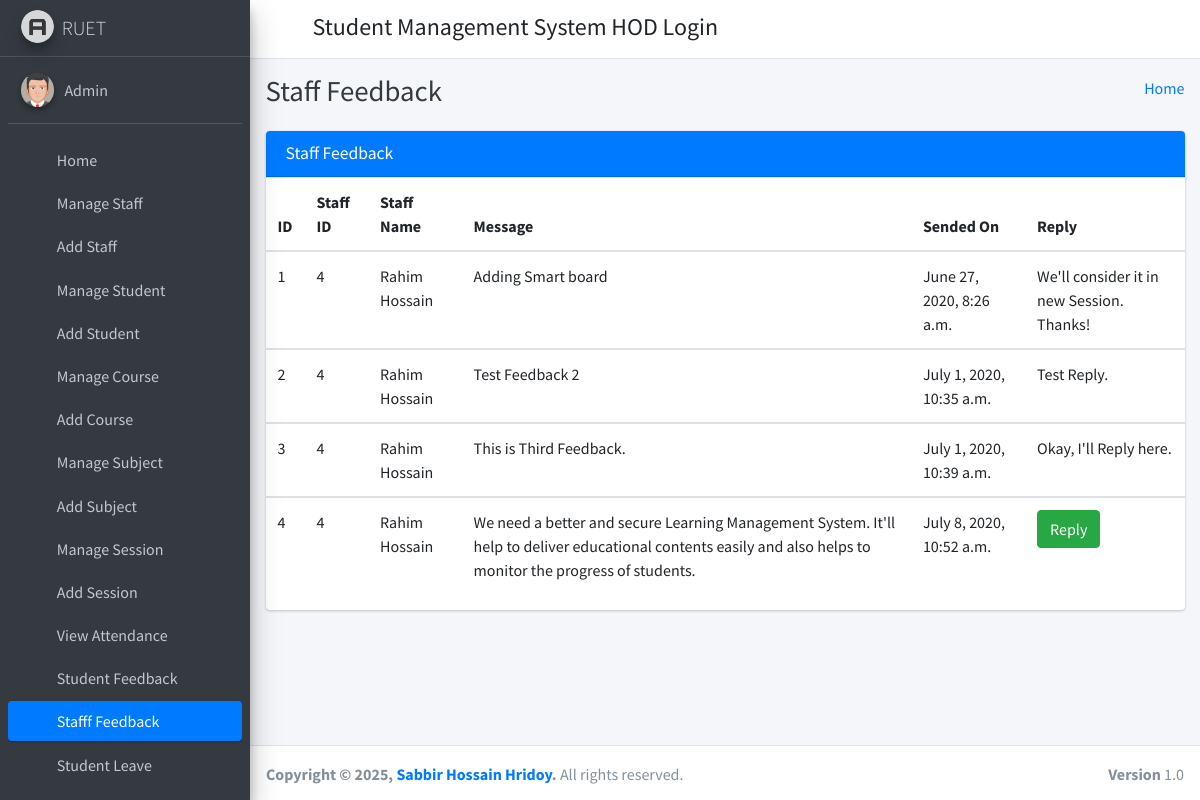
/staff_feedback_message/ (signed in), run on the app's committed database.
### student_management_app/models.py (models this page shows)
class CustomUser(AbstractUser):
    user_type_data = ((1, "HOD"), (2, "Staff"), (3, "Student"))
    user_type = models.CharField(default=1, choices=user_type_data, max_length=10)

class FeedBackStaffs(models.Model):
    id = models.AutoField(primary_key=True)
    staff_id = models.ForeignKey(Staffs, on_delete=models.CASCADE)
    feedback = models.TextField()
    feedback_reply = models.TextField()
    created_at = models.DateTimeField(auto_now_add=True)
    updated_at = models.DateTimeField(auto_now=True)
    objects = models.Manager()

class Staffs(models.Model):
    id = models.AutoField(primary_key=True)
    admin = models.OneToOneField(CustomUser, on_delete = models.CASCADE)
    address = models.TextField()
    created_at = models.DateTimeField(auto_now_add=True)
    updated_at = models.DateTimeField(auto_now=True)
    objects = models.Manager()

### student_management_app/HodViews.py (the view)
# urls.py: path('staff_feedback_message/', HodViews.staff_feedback_message, name="staff_feedback_message"),
def staff_feedback_message(request):
    feedbacks = FeedBackStaffs.objects.all()
    context = {
        "feedbacks": feedbacks
    }
    return render(request, 'hod_template/staff_feedback_template.html', context)

### student_management_app/LoginCheckMiddleWare.py (called while the page is built, shortened)
    def process_view(self, request, view_func, view_args, view_kwargs):
        modulename = view_func.__module__
        user = request.user
        if user.is_authenticated:
            if user.user_type == "1":
                if modulename == "student_management_app.HodViews":
                    pass
                elif modulename == "student_management_app.views" or modulename == "django.views.static":
                    pass
                else:
                    return redirect("admin_home")
            else:
                return redirect("login")
        else:
            if request.path == reverse("login") or request.path == reverse("doLogin"):
                pass
            else:
                return redirect("login")

### student_management_app/templates/hod_template/staff_feedback_template.html (shortened to what this page needs)
{% extends 'hod_template/base_template.html' %}
{% block page_title %}
    Staff Feedback
{% endblock page_title %}
{% block main_content %}
{% load static %}
<section class="content">
        <div class="container-fluid">
            <div class="row">
                <div class="col-md-12">
                    <div class="card card-primary">
                        <div class="card-header">
                            <h3 class="card-title">Staff Feedback</h3>
                        </div>
                        <div class="table-responsive">
                            <table class="table">
                                <thead>
                                <tr>
                                    <th>ID</th>
                                    <th>Staff ID</th>
                                    <th>Staff Name</th>
                                    <th>Message</th>
                                    <th>Sended On</th>
                                    <th>Reply</th>
                                </tr>
                                </thead>
                                {% for feedback in feedbacks %}
                                <tbody>
                                <tr>
                                    <td>{{ feedback.id }}</td>
                                    <td>{{ feedback.staff_id.admin.id }}</td>
                                    <td>{{ feedback.staff_id.admin.first_name }} {{ feedback.staff_id.admin.last_name }}</td>
                                    <td>{{ feedback.feedback }}</td>
                                    <td>{{ feedback.created_at }}</td>
                                    <td>
                                        {% if feedback.feedback_reply == "" %}
                                            <button class="btn btn-success reply_open_modal" data-toggle="modal" data-target="#replyModal">Reply</button>
                                        {% else %}
                                            {{ feedback.feedback_reply }}
                                        {% endif %}
                                    </td>
                                </tr>
                                </tbody>
                                {% endfor %}
                            </table>
                        </div>
                    </div>
                </div>
            </div>
        </div>
      </section>
  {% endblock main_content %}

### student_management_app/templates/hod_template/sidebar_template.html (shortened to what this page needs)
{% load static %}
<aside class="main-sidebar sidebar-dark-primary elevation-4">
      <a href="{% url 'admin_home' %}" class="brand-link">
        <img src="{% static 'dist/img/AdminLTELogo.png' %}" alt="AdminLTE Logo" class="brand-image img-circle elevation-3"
            style="opacity: .8">
        <span class="brand-text font-weight-light"> RUET </span>
      </a>
      <div class="sidebar">
        <div class="user-panel mt-3 pb-3 mb-3 d-flex">
          <div class="image">
            <img src="{% static 'dist/img/user2-160x160.jpg' %}" class="img-circle elevation-2" alt="User Image">
          </div>
          <div class="info">
            <a href="{% url 'admin_profile' %}" class="d-block">{{ user.first_name }} {{ user.last_name }}</a>
          </div>
        </div>
        <nav class="mt-2">
          <ul class="nav nav-pills nav-sidebar flex-column" data-widget="treeview" role="menu" data-accordion="false">
            <li class="nav-item">
              {% url 'admin_home' as admin_home %}
              <a href="{{ admin_home }}" class="nav-link {% if request.path == admin_home %} active {% endif %}">
                <i class="nav-icon fas fa-tachometer-alt"></i>
                <p>
                  Home
                </p>
              </a>
            </li>
            <li class="nav-item">
              {% url 'manage_staff' as manage_staff %}
              {% url 'edit_staff' staff_id=id as edit_staff %}
              <a href="{{ manage_staff }}" class="nav-link {% if request.path == manage_staff %} active {% endif %} {% if request.path == edit_staff %} active {% endif %}">
                <i class="nav-icon fas fa-chalkboard-teacher"></i>
                <p>
                  Manage Staff
                </p>
              </a>
            </li>
            <li class="nav-item">
              {% url 'add_staff' as add_staff %}
              <a href="{{ add_staff }}" class="nav-link {% if request.path == add_staff %} active {% endif %}">
                <i class="nav-icon fas fa-th"></i>
                <p>
                  Add Staff
                </p>
              </a>
            </li>
            <li class="nav-item">
              {% url 'manage_student' as manage_student %}
              {% url 'edit_student' student_id=id as edit_student %}
              <a href="{{ manage_student }}" class="nav-link {% if request.path == manage_student %} active {% endif %} {% if request.path == edit_student %} active {% endif %}">
                <i class="nav-icon fas fa-user-graduate"></i>
                <p>
                  Manage Student
                </p>
              </a>
            </li>
            <li class="nav-item">
              {% url 'add_student' as add_student %}
              <a href="{{ add_student }}" class="nav-link {% if request.path == add_student %} active {% endif %}">
                <i class="nav-icon fas fa-th"></i>
                <p>
                  Add Student
                </p>
              </a>
            </li>
            <li class="nav-item">
              {% url 'manage_course' as manage_course %}
              {% url 'edit_course' course_id=id as edit_course %}
              <a href="{{ manage_course }}" class="nav-link {% if request.path == manage_course %} active {% endif %} {% if request.path == edit_course %} active {% endif %}">
                <i class="nav-icon fas fa-chalkboard"></i>
                <p>
                  Manage Course
                </p>
              </a>
            </li>
            <li class="nav-item">
            {% url 'add_course' as add_course %}
              <a href="{{ add_course }}" class="nav-link {% if request.path == add_course %} active {% endif %}">
                <i class="nav-icon fas fa-th"></i>
                <p>
                  Add Course
                </p>
              </a>
            </li>
            <li class="nav-item">
              {% url 'manage_subject' as manage_subject %}
              {% url 'edit_subject' subject_id=id as edit_subject %}
              <a href="{{ manage_subject }}" class="nav-link {% if request.path == manage_subject %} active {% endif %} {% if request.path == edit_subject %} active {% endif %}">
                <i class="nav-icon fas fa-book"></i>
                <p>
                  Manage Subject
                </p>
              </a>
            </li>
            <li class="nav-item">
              {% url 'add_subject' as add_subject %}
              <a href="{{ add_subject }}" class="nav-link {% if request.path == add_subject %} active {% endif %}">
                <i class="nav-icon fas fa-th"></i>
                <p>
                  Add Subject
                </p>
              </a>
            </li>
            <li class="nav-item">
              {% url 'manage_session' as manage_session %}
              {% url 'edit_session' session_id=id as edit_session %}
              <a href="{{ manage_session }}" class="nav-link {% if request.path == manage_session %} active {% endif %} {% if request.path == edit_session %} active {% endif %}">
                <i class="nav-icon fas fa-graduation-cap"></i>
                <p>
                  Manage Session
                </p>
              </a>
            </li>
            <li class="nav-item">
              {% url 'add_session' as add_session %}
              <a href="{{ add_session }}" class="nav-link {% if request.path == add_session %} active {% endif %}">
                <i class="nav-icon fas fa-th"></i>
                <p>
                  Add Session
                </p>
              </a>
            </li>
            <li class="nav-item">
              {% url 'admin_view_attendance' as admin_view_attendance %}
              <a href="{{ admin_view_attendance }}" class="nav-link {% if request.path == admin_view_attendance %} active {% endif %}">
                <i class="nav-icon fas fa-calendar-alt"></i>
                <p>
                  View Attendance
                </p>
              </a>
            </li>
            <li class="nav-item">
              {% url 'student_feedback_message' as student_feedback_message %}
              <a href="{{ student_feedback_message }}" class="nav-link {% if request.path == student_feedback_message %} active {% endif %}">
                <i class="nav-icon fas fa-th"></i>
                <p>
                  Student Feedback
                </p>
              </a>
            </li>
            <li class="nav-item">
              {% url 'staff_feedback_message' as staff_feedback_message %}
              <a href="{{ staff_feedback_message }}" class="nav-link {% if request.path == staff_feedback_message %} active {% endif %}">
                <i class="nav-icon fas fa-th"></i>
                <p>
                  Stafff Feedback
                </p>
              </a>
            </li>
            <li class="nav-item">
              {% url 'student_leave_view' as student_leave_view %}
              <a href="{{ student_leave_view }}" class="nav-link {% if request.path == student_leave_view %} active {% endif %}">
                <i class="nav-icon fas fa-th"></i>
                <p>
                  Student Leave
                </p>
              </a>
            </li>
            <li class="nav-item">
              {% url 'staff_leave_view' as staff_leave_view %}
              <a href="{{ staff_leave_view }}" class="nav-link {% if request.path == staff_leave_view %} active {% endif %}">
                <p>
                </p>
              </a>
            </li>
          </ul>
        </nav>
      </div>
    </aside>

### data on the page
CustomUser: first_name "Admin"
FeedBackStaffs: id "1", staff_id.admin.id "4", staff_id.admin.first_name "Rahim", staff_id.admin.last_name "Hossain", feedback "Adding Smart board", created_at "June 27, 2020, 8:26 a.m.", feedback_reply "We'll consider it in new Session. Thanks!"
FeedBackStaffs: id "2", staff_id.admin.id "4", staff_id.admin.first_name "Rahim", staff_id.admin.last_name "Hossain", feedback "Test Feedback 2", created_at "July 1, 2020, 10:35 a.m.", feedback_reply "Test Reply."
FeedBackStaffs: id "3", staff_id.admin.id "4", staff_id.admin.first_name "Rahim", staff_id.admin.last_name "Hossain", feedback "This is Third Feedback.", created_at "July 1, 2020, 10:39 a.m.", feedback_reply "Okay, I'll Reply here."
FeedBackStaffs: id "4", staff_id.admin.id "4", staff_id.admin.first_name "Rahim", staff_id.admin.last_name "Hossain", feedback "We need a better and secure Learning Management System. It'll help to deliver educational contents easily and also helps to monitor the progress of students.", created_at "July 8, 2020, 10:52 a.m.", feedback_reply "Reply"
